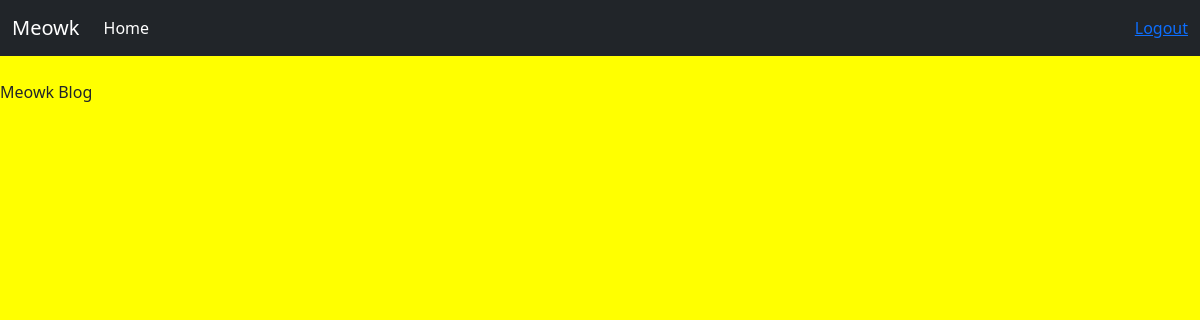
/, run on an earlier commit of the app's database.
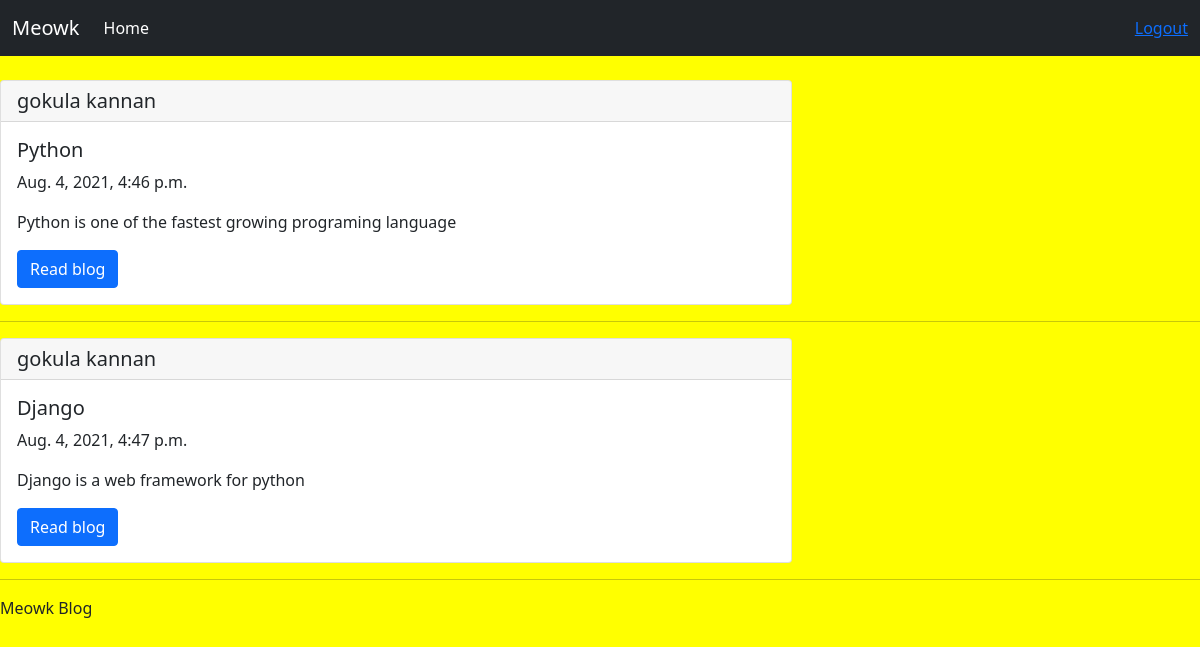
And on a later commit of the database.
### blog/models.py (models this page shows, shortened)
class Post(models.Model):
    CATEGORY = (
        ('Tech', 'Tech'),
        ('Social', 'Social')
    )
    blogger = models.ForeignKey(Blogger, null=True, on_delete=models.SET_NULL)
    title = models.CharField(max_length=200, null=True)
    body = models.CharField(max_length=200, null=True)
    category = models.CharField(max_length=200, null=True, choices=CATEGORY)
    tags = models.ManyToManyField(Tag)
    date_created = models.DateTimeField(auto_now_add=True, null=True)

class Blogger(models.Model):
    name = models.CharField(max_length=200, null=True)
    email = models.CharField(max_length=200, null=True)
    phone = models.CharField(max_length=200, null=True)
    date_created = models.DateTimeField(auto_now_add=True, null=True)
    def __str__(self):
        return self.name

### blog/views.py (the view)
# urls.py: path('', views.home, name="home"),
def home(request):
    posts = Post.objects.all()
    context = {
        'posts': posts
    }
    return render(request, 'blog/home.html', context)

### blog/templates/blog/home.html
{% extends 'blog/main.html' %} {% block content %}
{% load static %}
<br />
{% for post in posts %}
<div class="row">
  <div class="col-md-8">
  <div class="card">
    <h5 class="card-header">{{post.blogger}}</h5>
    <div class="card-body">
      <h5 class="card-title">{{post.title}}</h5>
      <p>{{post.date_created}}</p>
      <p class="card-text">{{post.body}}</p>
      <a href="{% url 'post' post.id %}" class="btn btn-primary">Read blog</a>
    </div>
  </div>
  </div>
  </div>
  <hr>
{% endfor %}
{% endblock content %}

What changed in the data, as far as the page shows it:
added Post: blogger "gokula kannan", title "Python", date_created "Aug. 4, 2021, 4:46 p.m.", body "Python is one of the fastest growing programing language"
added Post: blogger "gokula kannan", title "Django", date_created "Aug. 4, 2021, 4:47 p.m.", body "Django is a web framework for python"
